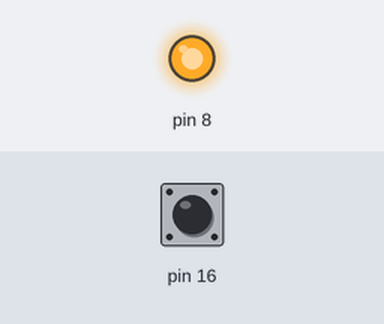
The program below on a simulated Raspberry Pi (header pin numbers). Shown: output pins drawn as LEDs (lit = HIGH). Inputs (shaded band) come from the test bench; at power-on: pin 16 HIGH. What the program prints to the terminal is not drawn.

Above: at 1.2 s.
1.3 s: pin 16 pulled LOW for 3 s
At 3.8 s:
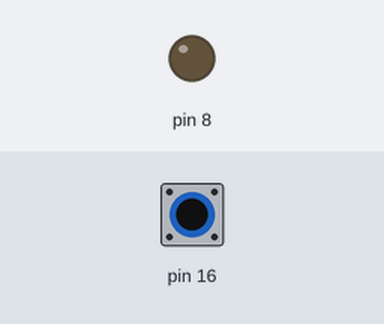
Timing chart, 0 to 13.9 s (numbered marks = the images above; inputs shaded):
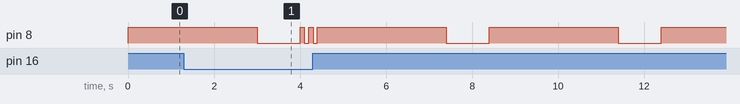

The program:

button.py
```python
#!/usr/bin/python3

import RPi.GPIO as GPIO    # Import Raspberry Pi GPIO library
from time import sleep     # Import the sleep function from the time module
GPIO.setwarnings(False)    # Ignore warning for now
GPIO.setmode(GPIO.BOARD)   # Use physical pin numbering
GPIO.setup(8, GPIO.OUT, initial=GPIO.LOW)
GPIO.setup(16, GPIO.IN, pull_up_down=GPIO.PUD_UP)

while True:
	pressed = GPIO.input(16) == GPIO.LOW
	print('pressed', pressed)

	GPIO.output(8, GPIO.HIGH)
	if pressed:
		sleep(.1)
	else:
	  sleep(3)
	GPIO.output(8, GPIO.LOW)
	if pressed:
		sleep(.1)
	else:
		sleep(1)
```
